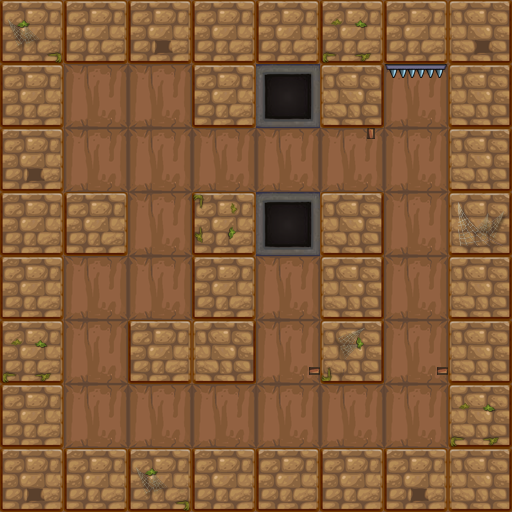

A 2D game scene composited from a Tiled map and its tileset images. What follows is a short description and the map's XML, with each tile layer's data collapsed to a summary:
An orthogonal 8x8 tile map with 64x64 px tiles, 2 tile layers (bg1, fg1) and 24 objects (10x wall, 3x enemy, 2x torches, 2x banzi, 2x dong, ...).

<map version="1.0" orientation="orthogonal" renderorder="right-down" width="8" height="8" tilewidth="64" tileheight="64">
 <properties>
  <property name="maxStep" value="16" />
 </properties>
 <tileset firstgid="1" name="lv1map" tilewidth="64" tileheight="64">
  <image source="lv1map.png" width="256" height="256" />
 </tileset>
 <layer name="bg1" width="8" height="8">
  <data>[64 cells, 64 non-empty, 3 distinct tile ids]</data>
 </layer>
 <layer name="fg1" width="8" height="8">
  <data>[64 cells, 19 non-empty, 7 distinct tile ids]</data>
 </layer>
 <objectgroup name="obj1">
  <object name="wall" x="0" y="0" width="512" height="64" />
  <object name="wall" x="320" y="192" width="64" height="192" />
  <object name="wall" x="0" y="0" width="64" height="512" />
  <object name="wall" x="0" y="448" width="512" height="64" />
  <object name="wall" x="320" y="0" width="64" height="128" />
  <object name="wall" x="448" y="0" width="64" height="448" />
  <object name="key" x="384" y="128" width="64" height="64">
   <properties>
    <property name="active" value="false" />
    <property name="isArmature" value="true" />
   </properties>
  </object>
  <object name="door" x="64" y="128" width="64" height="64">
   <properties>
    <property name="isArmature" value="true" />
   </properties>
  </object>
  <object name="player" x="256" y="384" width="64" height="64" />
  <object name="torches" x="64" y="192" width="64" height="64" />
  <object name="wall" x="0" y="192" width="128" height="64" />
  <object name="banzi" x="384" y="371" width="64" height="13">
   <properties>
    <property name="isOver" value="false" />
   </properties>
  </object>
  <object name="banzi" x="256" y="371" width="64" height="13">
   <properties>
    <property name="isOver" value="false" />
   </properties>
  </object>
  <object name="enemy" x="64" y="128" width="64" height="64" />
  <object name="enemy" x="384" y="384" width="64" height="64" />
  <object name="torches" x="320" y="64" width="64" height="64" />
  <object name="dong" x="256" y="64" width="64" height="64" />
  <object name="enemy" x="192" y="384" width="64" height="64" />
  <object name="wall" x="128" y="320" width="128" height="64" />
  <object name="wall" x="192" y="192" width="64" height="192" />
  <object name="wall" x="192" y="0" width="64" height="128" />
  <object name="ding" x="384" y="64" width="64" height="13" />
  <object name="dong" x="256" y="192" width="64" height="64" />
  <object name="banziL" x="371" y="128" width="13" height="64" />
 </objectgroup>
</map>
